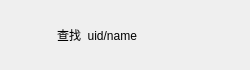
<?xml version="1.0" encoding="UTF-8"?>
<ui version="4.0">
 <class>AddUserItem</class>
 <widget class="QWidget" name="AddUserItem">
  <property name="geometry">
   <rect>
    <x>0</x>
    <y>0</y>
    <width>250</width>
    <height>70</height>
   </rect>
  </property>
  <property name="minimumSize">
   <size>
    <width>250</width>
    <height>70</height>
   </size>
  </property>
  <property name="maximumSize">
   <size>
    <width>250</width>
    <height>70</height>
   </size>
  </property>
  <property name="windowTitle">
   <string>Form</string>
  </property>
  <layout class="QHBoxLayout" name="horizontalLayout">
   <item>
    <widget class="QLabel" name="add_tip">
     <property name="minimumSize">
      <size>
       <width>40</width>
       <height>40</height>
      </size>
     </property>
     <property name="maximumSize">
      <size>
       <width>40</width>
       <height>40</height>
      </size>
     </property>
     <property name="text">
      <string/>
     </property>
    </widget>
   </item>
   <item>
    <widget class="QLabel" name="message_tip">
     <property name="text">
      <string>查找  uid/name</string>
     </property>
    </widget>
   </item>
   <item>
    <widget class="QLabel" name="right_tip">
     <property name="minimumSize">
      <size>
       <width>30</width>
       <height>30</height>
      </size>
     </property>
     <property name="maximumSize">
      <size>
       <width>30</width>
       <height>30</height>
      </size>
     </property>
     <property name="text">
      <string/>
     </property>
    </widget>
   </item>
  </layout>
 </widget>
 <resources/>
 <connections/>
</ui>
